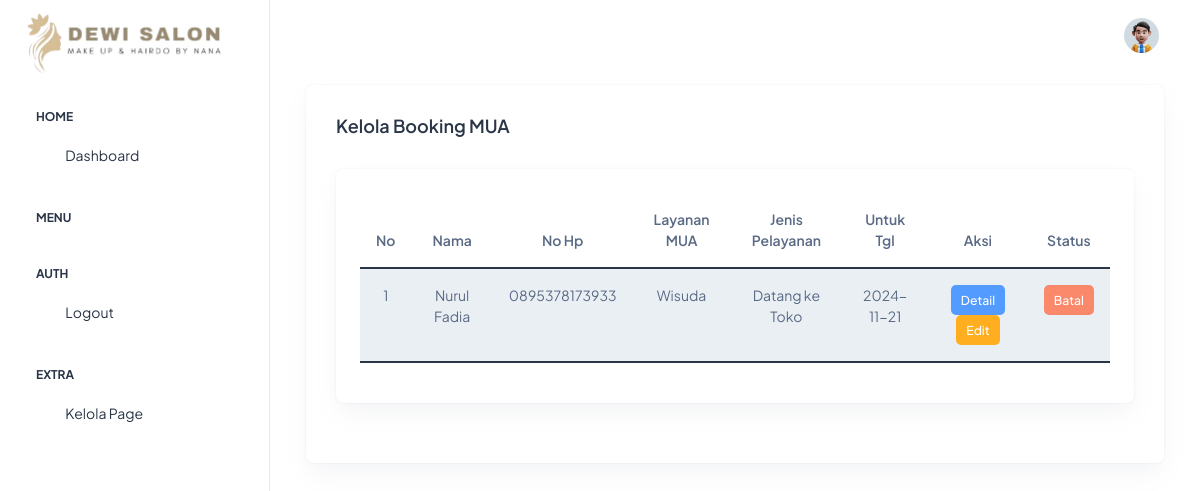
/index.php/mua/booking, run on the app's committed database.
### tables this page shows
CREATE TABLE `booking_mua` (
  `id` int(11) NOT NULL,
  `id_mua` int(4) NOT NULL,
  `id_pelayanan` int(4) NOT NULL,
  `id_akun` int(11) NOT NULL,
  `nama` varchar(35) NOT NULL,
  `no_hp` varchar(13) NOT NULL,
  `alamat` text NOT NULL,
  `untuk_tgl` date NOT NULL,
  `jml_orang` int(3) NOT NULL,
  `tgl_booking` date NOT NULL DEFAULT current_timestamp(),
  `total` int(11) NOT NULL,
  `status` enum('Menunggu','Batal','Selesai') NOT NULL DEFAULT 'Menunggu'
);

CREATE TABLE `mua` (
  `id` int(4) NOT NULL,
  `kategori_mua` varchar(40) NOT NULL,
  `harga` int(11) NOT NULL,
  `deskripsi` text NOT NULL
);

CREATE TABLE `pelayanan` (
  `id` int(4) NOT NULL,
  `pelayanan` varchar(40) NOT NULL,
  `harga_layanan` int(11) NOT NULL,
  `deskripsi` text NOT NULL
);

### application/controllers/MUA.php (called while the page is built, shortened)
<?php
class MUA extends CI_Controller
{
    public function booking()
    {
        $data = [
            'booking' => $this->mua->get_booking()
        ];
        $this->load->view('admin/layout/header', $data);
        $this->load->view('admin/mua/booking/index');
        $this->load->view('admin/layout/footer');
    }
}

### index.php (called while the page is built, shortened)
<?php
require_once BASEPATH.'core/CodeIgniter.php';

### application/models/MUA_model.php (called while the page is built, shortened)
<?php
class MUA_model extends CI_Model
{
    public function get_booking()
    {
        $result = $this->db->select('booking_mua.*, akun.username, akun.email, pelayanan.pelayanan, pelayanan.harga_layanan, mua.kategori_mua, mua.harga')
            ->from('booking_mua')
            ->join('akun', 'booking_mua.id_akun = akun.id')
            ->join('pelayanan', 'booking_mua.id_pelayanan = pelayanan.id')
            ->join('mua', 'booking_mua.id_mua = mua.id')
            ->order_by('booking_mua.id', 'desc')
            ->get()
            ->result();
        return $result;
    }
}

### application/views/admin/mua/booking/index.php (the view, shortened to what this page needs)
<div class="container-fluid">
    <div class="card">
        <div class="card-body">
            <div class="d-flex mb-4">
                <h5 class="card-title fw-semibold">Kelola Booking MUA</h5>
            </div>
            <div class="card">
                <div class="card-body p-4">
                    <table class="table table-striped border-2 border-dark" id="dataTables" style="width: 100%;">
                        <thead>
                            <tr>
                                <th class="text-center">No</th>
                                <th class="text-center">Nama</th>
                                <th class="text-center">No Hp</th>
                                <th class="text-center">Layanan MUA</th>
                                <th class="text-center">Jenis Pelayanan</th>
                                <th class="text-center">Untuk Tgl</th>
                                <th class="text-center">Aksi</th>
                                <th class="text-center">Status</th>
                            </tr>
                        </thead>
                        <tbody>
                            <?php $no = 1;
                            foreach ($booking as $row) : ?>
                                <tr>
                                    <td class="text-center"><?= $no++ ?></td>
                                    <td class="text-center"><?= $row->nama ?></td>
                                    <td class="text-center"><?= $row->no_hp ?></td>
                                    <td class="text-center"><?= $row->kategori_mua ?></td>
                                    <td class="text-center"><?= $row->pelayanan ?></td>
                                    <td class="text-center"><?= $row->untuk_tgl ?></td>
                                    <td class="text-center">
                                        <button class="btn btn-info btn-sm" data-bs-toggle="modal" data-bs-target="#detail" data-bs-mua="<?= $row->kategori_mua ?>" data-bs-nama="<?= $row->nama ?>" data-bs-no="<?= $row->no_hp ?>" data-bs-pelayanan="<?= $row->pelayanan ?>" data-bs-tgl="<?= $row->untuk_tgl ?>" data-bs-total="<?= $row->total ?>" data-bs-alamat="<?= $row->alamat ?>" data-bs-jml="<?= $row->jml_orang ?>" data-bs-tgl_booking="<?= $row->tgl_booking ?>">
                                            Detail
                                        </button>
                                        <?php if ($row->status == 'Menunggu') : ?>
                                            <a href="<?= base_url('mua/booking_edit/' . $row->id) ?>" class="btn btn-warning btn-sm">Edit</a>
                                        <?php endif ?>
                                    </td>
                                    <td class="text-center">
                                        <?php if ($row->status == 'Menunggu') : ?>
                                            <button class="btn btn-danger btn-sm" data-bs-toggle="modal" data-bs-target="#batal" data-bs-id="<?= $row->id ?>" class="btn btn-danger btn-sm">Batal</button>
                                        <?php else : ?>
                                            <?= $row->status ?>
                                        <?php endif ?>
                                    </td>
                                </tr>
                            <?php endforeach ?>
                        </tbody>
                    </table>
                </div>
            </div>
        </div>
    </div>
</div>

### data on the page
booking_mua: nama "Nurul Fadia", no_hp "0895378173933", id_mua.kategori_mua "Wisuda", id_pelayanan.pelayanan "Datang ke Toko", untuk_tgl "2024-11-21"
